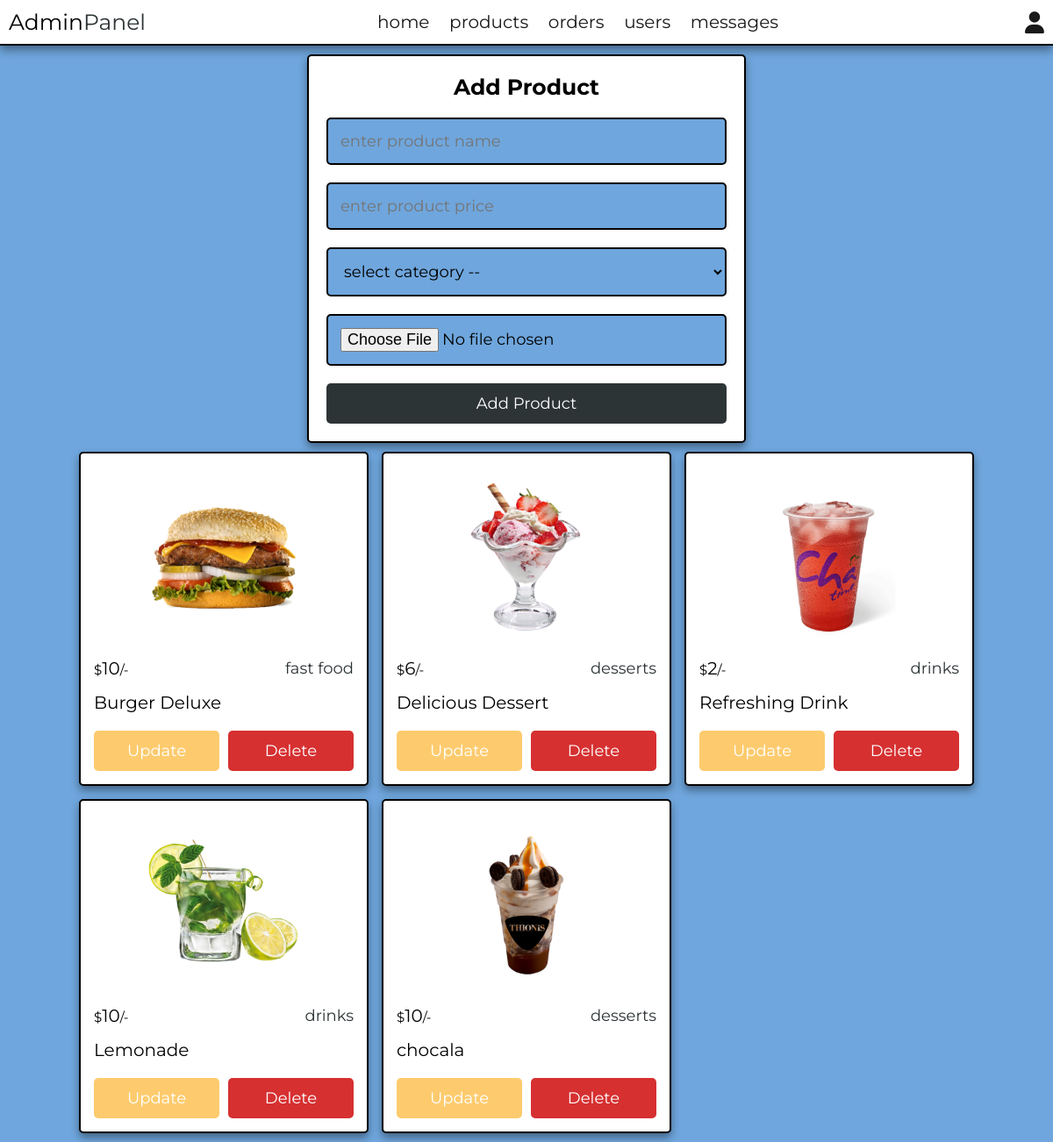
The app's page /admin/products.php (signed in) with its own data.
### tables this page shows
CREATE TABLE `products` (
  `id` int(100) NOT NULL,
  `name` varchar(100) NOT NULL,
  `category` varchar(100) NOT NULL,
  `price` int(10) NOT NULL,
  `image` varchar(100) NOT NULL
);

### admin/products.php (the view, shortened to what this page needs)
<?php
include '../components/connect.php';
?>
<!DOCTYPE html>
<html lang="en">
<head>
   <link rel="stylesheet" href="https://cdnjs.cloudflare.com/ajax/libs/font-awesome/6.1.1/css/all.min.css">
   <link rel="stylesheet" href="../css/admin_style.css">
</head>
<body>
<?php include '../components/admin_header.php' ?>
<section class="add-products">
   <form action="" method="POST" enctype="multipart/form-data">
      <h3>add product</h3>
      <input type="text" required placeholder="enter product name" name="name" maxlength="100" class="box">
      <input type="number" min="0" max="9999999999" required placeholder="enter product price" name="price" onkeypress="if(this.value.length == 10) return false;" class="box">
      <select name="category" class="box" required>
         <option value="" disabled selected>select category --</option>
      </select>
      <input type="file" name="image" class="box" accept="image/jpg, image/jpeg, image/png, image/webp" required>
      <input type="submit" value="add product" name="add_product" class="btn">
   </form>
</section>
<section class="show-products" style="padding-top: 0;">
   <div class="box-container">
   <?php
      $show_products = $conn->prepare("SELECT * FROM `products`");
      $show_products->execute();
      if($show_products->rowCount() > 0){
         while($fetch_products = $show_products->fetch(PDO::FETCH_ASSOC)){
   ?>
   <div class="box">
      <img src="../uploaded_img/<?= $fetch_products['image']; ?>" alt="">
      <div class="flex">
         <div class="price"><span>$</span><?= $fetch_products['price']; ?><span>/-</span></div>
         <div class="category"><?= $fetch_products['category']; ?></div>
      </div>
      <div class="name"><?= $fetch_products['name']; ?></div>
      <div class="flex-btn">
         <a href="update_product.php?update=<?= $fetch_products['id']; ?>" class="option-btn">update</a>
         <a href="products.php?delete=<?= $fetch_products['id']; ?>" class="delete-btn" onclick="return confirm('delete this product?');">delete</a>
      </div>
   </div>
   <?php
         }
      }else{
         echo '<p class="empty">no products added yet!</p>';
      }
   ?>
   </div>
</section>
</body>
</html>

### css/admin_style.css (style rules this page uses)
:root { --main-color: #2d3436; --red: #d63031; --orange: #fdcb6e; --black: #000000; --white: #ffffff; --light-bg: #6fa6dd; --light-color: #19191a; --border: .2rem solid var(--black); --box-shadow: 0 .5rem 1rem rgba(0, 0, 0, .4); }
* { font-family: 'Montserrat', sans-serif; margin:0; padding:0; box-sizing: border-box; text-decoration: none; outline: none; border:none; }
html { font-size: 62.5%; overflow-x: hidden; }
body { background-color: var(--light-bg); }
section { max-width: 1300px; margin:0 auto; padding:1rem; }
.btn, .delete-btn, .option-btn { display: block; margin-top: 1rem; border-radius: .5rem; cursor: pointer; width: 100%; font-size: 1.8rem; color:var(--white); padding:1.2rem 3rem; text-transform: capitalize; text-align: center; }
.btn { background-color: var(--main-color); }
.delete-btn { background-color: var(--red); }
.option-btn { background-color: var(--orange); }
.flex-btn { display: flex; gap:1rem; }
.add-products form { margin:0 auto; max-width: 50rem; background-color: var(--white); border-radius: .5rem; box-shadow: var(--box-shadow); border:var(--border); padding:2rem; text-align: center; }
.add-products form h3 { margin-bottom: 1rem; font-size: 2.5rem; color:var(--black); text-transform: capitalize; }
.add-products form .box { background-color: var(--light-bg); border:var(--border); width: 100%; padding:1.4rem; font-size: 1.8rem; color:var(--black); border-radius: .5rem; margin: 1rem 0; }
.show-products .box-container { display: grid; grid-template-columns: repeat(auto-fit, 33rem); gap:1.5rem; justify-content: center; align-items: flex-start; }
.show-products .box-container .box { background-color: var(--white); border-radius: .5rem; box-shadow: var(--box-shadow); border:var(--border); padding:1.5rem; }
.show-products .box-container .box img { width: 100%; height: 20rem; object-fit: contain; margin-bottom: 1rem; }
.show-products .box-container .box .name { font-size: 2rem; color:var(--black); padding:1rem 0; }
.show-products .box-container .box .flex { display: flex; align-items: center; gap:1rem; justify-content: space-between; }
.show-products .box-container .box .flex .category { font-size: 1.8rem; color:var(--main-color); }
.show-products .box-container .box .flex .price { font-size: 2rem; color:var(--black); margin:.5rem 0; }
.show-products .box-container .box .flex .price span { font-size: 1.5rem; }

### records on screen
products: image (picture), price "10", category "fast food", name "Burger Deluxe"
products: image (picture), price "6", category "desserts", name "Delicious Dessert"
products: image (picture), price "2", category "drinks", name "Refreshing Drink"
products: image (picture), price "10", category "drinks", name "Lemonade"
products: image (picture), price "10", category "desserts", name "chocala"
